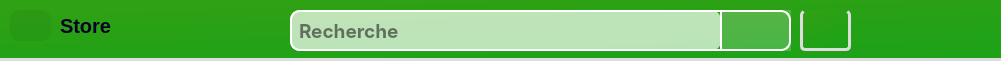
   <widget class="QFrame" name="frame_14">
    <property name="geometry">
     <rect>
      <x>70</x>
      <y>50</y>
      <width>1001</width>
      <height>61</height>
     </rect>
    </property>
    <property name="styleSheet">
     <string notr="true">background:#ddd;
border:3px solid #ddd</string>
    </property>
    <property name="frameShape">
     <enum>QFrame::StyledPanel</enum>
    </property>
    <property name="frameShadow">
     <enum>QFrame::Raised</enum>
    </property>
    <widget class="QFrame" name="title">
     <property name="geometry">
      <rect>
       <x>-20</x>
       <y>0</y>
       <width>1041</width>
       <height>61</height>
      </rect>
     </property>
     <property name="styleSheet">
      <string notr="true">background-color: qlineargradient(spread:pad, x1:0.50, y1:0, x2:1, y2:1, stop:0 rgb(46, 161, 20), stop:1 rgb(27, 162, 25));
border-top:none</string>
     </property>
     <property name="frameShape">
      <enum>QFrame::StyledPanel</enum>
     </property>
     <property name="frameShadow">
      <enum>QFrame::Raised</enum>
     </property>
     <widget class="QLabel" name="titlef">
      <property name="geometry">
       <rect>
        <x>80</x>
        <y>0</y>
        <width>231</width>
        <height>51</height>
       </rect>
      </property>
      <property name="font">
       <font>
        <pointsize>-1</pointsize>
        <weight>75</weight>
        <bold>true</bold>
       </font>
      </property>
      <property name="styleSheet">
       <string notr="true">background:rgba(0,0,0,0);
color: #060326;
font-size: 20px;
font-weight: 600;
border:none</string>
      </property>
      <property name="text">
       <string>Store</string>
      </property>
     </widget>
     <widget class="QLabel" name="iconf">
      <property name="geometry">
       <rect>
        <x>30</x>
        <y>10</y>
        <width>41</width>
        <height>31</height>
       </rect>
      </property>
      <property name="styleSheet">
       <string notr="true">	background: rgba(0,0,0,0.05);
	color: white;
	padding: 3px;
	border-radius: 10px;
	border:none</string>
      </property>
      <property name="text">
       <string/>
      </property>
     </widget>
     <widget class="QFrame" name="src">
      <property name="geometry">
       <rect>
        <x>310</x>
        <y>10</y>
        <width>501</width>
        <height>41</height>
       </rect>
      </property>
      <property name="styleSheet">
       <string notr="true">border-radius:10px;
border:2px solid #fff;</string>
      </property>
      <property name="frameShape">
       <enum>QFrame::StyledPanel</enum>
      </property>
      <property name="frameShadow">
       <enum>QFrame::Raised</enum>
      </property>
      <widget class="QPushButton" name="search_btn">
       <property name="geometry">
        <rect>
         <x>430</x>
         <y>-10</y>
         <width>81</width>
         <height>61</height>
        </rect>
       </property>
       <property name="font">
        <font>
         <pointsize>10</pointsize>
         <weight>75</weight>
         <bold>true</bold>
        </font>
       </property>
       <property name="cursor">
        <cursorShape>PointingHandCursor</cursorShape>
       </property>
       <property name="styleSheet">
        <string notr="true">QPushButton#search_btn{
	background: rgba(255, 255, 255,0.2);
	color:white;
	border-radius:10px;
}
QPushButton#search_btn:pressed{
	
}</string>
       </property>
       <property name="text">
        <string/>
       </property>
      </widget>
      <widget class="QLineEdit" name="search">
       <property name="geometry">
        <rect>
         <x>0</x>
         <y>0</y>
         <width>431</width>
         <height>41</height>
        </rect>
       </property>
       <property name="font">
        <font>
         <family>Inter</family>
         <pointsize>14</pointsize>
         <weight>75</weight>
         <bold>true</bold>
        </font>
       </property>
       <property name="styleSheet">
        <string notr="true">background:rgba(255,255,255,0.7);
border-radius:10px;
padding:7px;
border:none;</string>
       </property>
       <property name="placeholderText">
        <string>Recherche</string>
       </property>
      </widget>
     </widget>
     <widget class="QPushButton" name="refresh">
      <property name="geometry">
       <rect>
        <x>820</x>
        <y>10</y>
        <width>51</width>
        <height>41</height>
       </rect>
      </property>
      <property name="cursor">
       <cursorShape>PointingHandCursor</cursorShape>
      </property>
      <property name="styleSheet">
       <string notr="true">color:white;
background: &quot;#f1f3f5&quot;;
border-radius:5px;</string>
      </property>
      <property name="text">
       <string/>
      </property>
     </widget>
    </widget>
   </widget>
